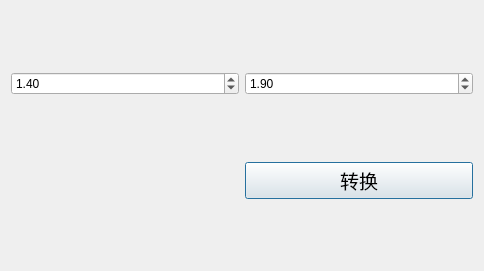
<?xml version="1.0" encoding="UTF-8"?>
<ui version="4.0">
 <class>Augment</class>
 <widget class="QDialog" name="Augment">
  <property name="geometry">
   <rect>
    <x>0</x>
    <y>0</y>
    <width>484</width>
    <height>271</height>
   </rect>
  </property>
  <property name="windowTitle">
   <string>Dialog</string>
  </property>
  <layout class="QGridLayout" name="gridLayout">
   <item row="0" column="0">
    <widget class="QDoubleSpinBox" name="high">
     <property name="enabled">
      <bool>true</bool>
     </property>
     <property name="value">
      <double>1.400000000000000</double>
     </property>
    </widget>
   </item>
   <item row="0" column="1">
    <widget class="QDoubleSpinBox" name="addBack">
     <property name="enabled">
      <bool>true</bool>
     </property>
     <property name="value">
      <double>1.900000000000000</double>
     </property>
    </widget>
   </item>
   <item row="1" column="1">
    <widget class="QPushButton" name="work">
     <property name="font">
      <font>
       <pointsize>14</pointsize>
      </font>
     </property>
     <property name="text">
      <string>转换</string>
     </property>
    </widget>
   </item>
  </layout>
 </widget>
 <resources/>
 <connections/>
</ui>
